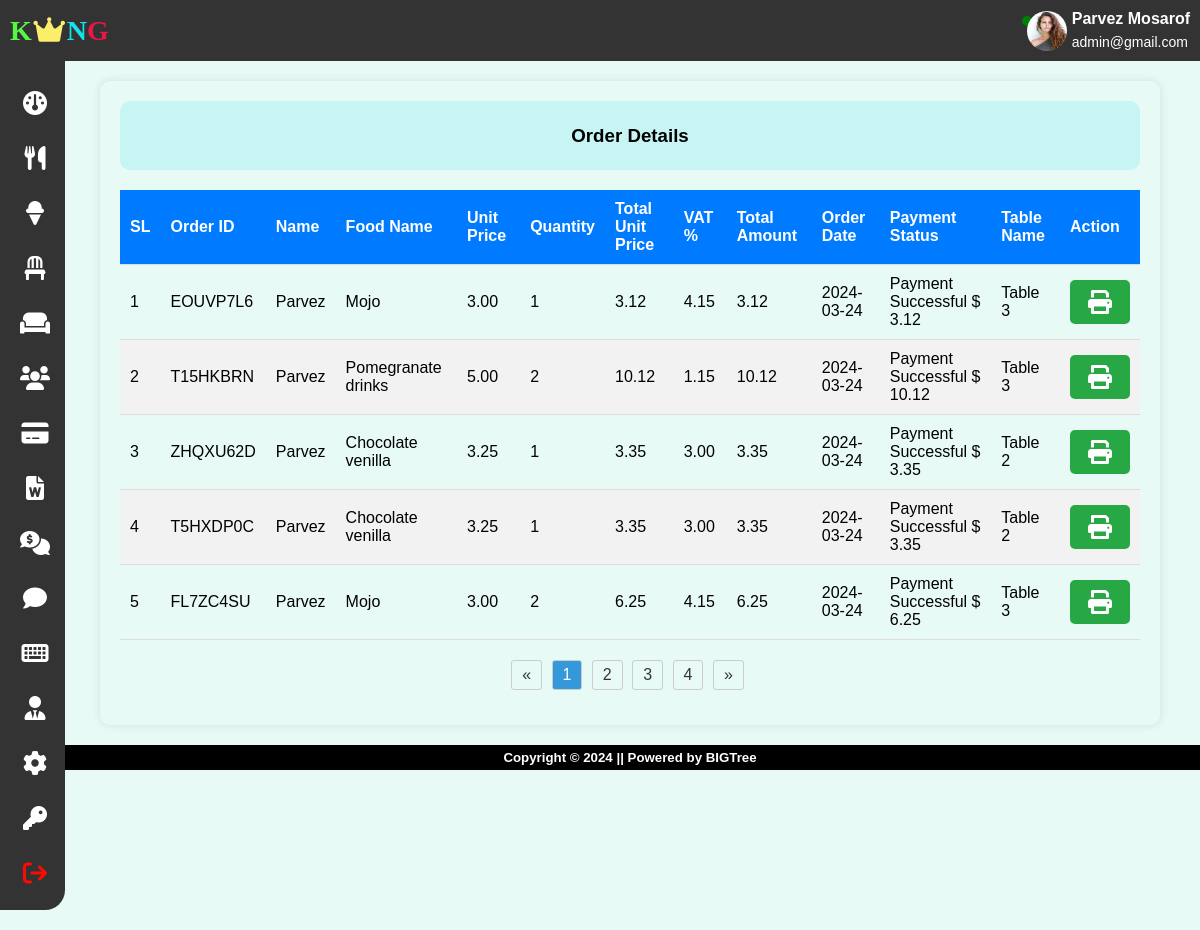
The app's page /rstms/admin/order.php (signed in) with its own data.
### tables this page shows
CREATE TABLE `tbl_payment` (
  `p_id` int(11) NOT NULL,
  `order_id` varchar(100) NOT NULL,
  `f_title` varchar(100) NOT NULL,
  `f_disctprice` decimal(10,2) NOT NULL,
  `total_amount` decimal(10,2) NOT NULL,
  `o_quantity` varchar(255) NOT NULL,
  `f_vat` decimal(10,2) NOT NULL,
  `amount` decimal(10,2) NOT NULL,
  `o_date` date NOT NULL,
  `payment_status` varchar(100) DEFAULT NULL,
  `u_id` int(11) NOT NULL,
  `u_name` varchar(255) NOT NULL,
  `ta_id` int(11) NOT NULL,
  `t_name` varchar(100) NOT NULL
);

### rstms/admin/order.php (the view, shortened to what this page needs)
<?php
    include('includes/header.php');
    include('includes/sidebar.php');
?>
<div class="container">
    <div class="header">
        <h3>Order Details</h3>
    </div>
    <div class="table">
        <table class="stable">
            <thead>
                <tr>
                    <th>SL</th>
                    <th>Order ID</th>
                    <th>Name</th>
                    <th>Food Name</th>
                    <th>Unit Price</th>
                    <th>Quantity</th>
                    <th>Total Unit Price</th>
                    <th>VAT &#37;</th>
                    <th>Total Amount</th>
                    <th>Order Date</th>
                    <th>Payment Status</th>
                    <th>Table Name</th>
                    <th>Action</th>
                </tr>
            </thead>
            <tbody>
                <?php
                $rowsPerPage = 5;
                if (isset($_GET['page']) && is_numeric($_GET['page'])) {
                    $currentPage = $_GET['page'];
                }
                else{
                    $currentPage = 1;
                }
                $offset = ($currentPage - 1) * $rowsPerPage;
                $sql_o = $conn->prepare("SELECT * FROM tbl_payment ORDER BY p_id DESC LIMIT $rowsPerPage OFFSET $offset");
                $sql_o -> execute();
                $result_o = $sql_o->get_result();
                if ($result_o && $result_o->num_rows>0) {
                    $starting_sl = ($currentPage - 1) * $rowsPerPage + 1;
                    while ($row = $result_o->fetch_assoc()) {
                        echo "<tr>";
                        echo "<td>{$starting_sl}</td>";
                        echo "<td>".$row['order_id']."</td>";
                        echo "<td>".$row['u_name']."</td>";
                        echo "<td>".$row['f_title']."</td>";
                        echo "<td>".$row['f_disctprice']."</td>";
                        echo "<td>".$row['o_quantity']."</td>";
                        echo "<td>".$row['total_amount']."</td>";
                        echo "<td>".$row['f_vat']."</td>";
                        echo "<td>".$row['amount']."</td>";
                        echo "<td>".$row['o_date']."</td>";
                        echo "<td>";
                        if (empty($row['payment_status']) || is_null($row['payment_status'])) {
                            echo "<span style='color:red;'>Customer Does not Payment Yet!</span>";
                        }
                        else{
                            echo $row['payment_status'];
                        }
                        echo "</td>";
                        echo "<td>".$row['t_name']."</td>";
                        echo '<td>
                                <form action="pdf_print.php" method="POST" target="_blank">
                                    <input type="hidden" name="order_id" value="' . $row["order_id"] . '">
                                    <button type="submit" name="pdf_btn"><i class="fa-solid fa-print"></i></button>
                                </form>
                              </td>';
                        echo "</tr>";
                        $starting_sl++;
                    }
                }
                $sqlCount = $conn->prepare("SELECT COUNT(*) AS total FROM tbl_payment");
                $sqlCount -> execute();
                $resultCount = $sqlCount->get_result();
                $rowCount = $resultCount->fetch_assoc()['total'];
                $totalPages = ceil($rowCount/$rowsPerPage);
                ?>
            </tbody>
        </table>
        <div class="pagination" style="margin-bottom: 15px;">
            <?php if ($totalPages > 1): ?>
                <ul>
                    <li><a href="?page=1">&laquo;</a></li>
                    <?php for ($page = 1; $page <= $totalPages; $page++): ?>
                        <li <?php if ($page == $currentPage) echo "class='active'"; ?>>
                            <a href="?page=<?php echo $page; ?>"><?php echo $page; ?></a>
                        </li>
                    <?php endfor; ?>
                    <li><a href="?page=<?php echo $totalPages; ?>">&raquo;</a></li>
                </ul>
            <?php endif; ?>
        </div>
    </div>
</div>
<?php
    include('includes/footer.php');
?>

### rstms/admin/includes/sidebar.php
<nav class="navbar">
	<div class="row">
		<div class="logo">
			<a href="dashboard.php"><span style="color: #57f745; font-family: Matura MT Script Capitals;">K</span><i class="fa-solid fa-crown"></i><span style="color: #15e2ed;font-family: Algerian;">N</span><span style="color: #ed1548;font-family: Lucida Sans;">G</span></a>
		</div>
		<div class="admin-prof"style="display: flex;align-items:center;">
			<?php
			$row = null;
			if (isset($_SESSION['admin_email'])) {
				$a_email = $_SESSION['admin_email'];
				$sql_admin = $conn->prepare("SELECT a_name, a_email, a_img, s_admin FROM admin WHERE a_email = ?");
				$sql_admin -> bind_param("s", $a_email);
				$sql_admin -> execute();
				$result_admin = $sql_admin->get_result();
				if ($result_admin && $result_admin->num_rows>0) {
					$row = $result_admin->fetch_assoc()
			?>
					<div class="active-indicator"></div>
					<img src="<?php echo $row['a_img']; ?>" alt="admin profile">
					<div class="detils">
						<span class="admin-name"><?php echo $row['a_name']; ?></span><br>
		                <span class="admin-email"><?php echo $row['a_email']; ?></span>
					</div>
			<?php
				}
			}
			?>
		</div>
	</div>
</nav>
		<div class="side-bar">
			<div class="category">
				<div class="bar">
					<a href="dashboard.php"><i class="fa-solid fa-gauge"></i></a>
				</div>
				<div class="bar">
					<a href="category.php"><i class="fa-solid fa-utensils"></i> </a>
				</div>
				<div class="bar">
					<a href="foodmenu.php"><i class="fa-solid fa-ice-cream"></i> </a>
				</div>
				<div class="bar">
					<a href="table.php"><i class="fa-solid fa-chair"></i> </a>
				</div>
				<div class="bar">
					<a href="bookedtable.php"><i class="fa-solid fa-couch"></i></a>
				</div>
				<div class="bar">
					<a href="userdetails.php"><i class="fa-solid fa-users"></i> </a>
				</div>
				<div class="bar">
					<a href="payment-status.php"><i class="fa-solid fa-credit-card"></i> </a>
				</div>
				<div class="bar">
					<a href="sales-report.php"><i class="fa-solid fa-file-word"></i> </a>
				</div>
				<div class="bar">
					<a href="contactus-details.php"><i class="fa-solid fa-comments-dollar"></i></a>
				</div>
				<div class="bar">
					<a href="user-feedback.php"><i class="fa-solid fa-comment"></i></a>
				</div>
				<div class="bar">
					<a href="account.php"><i class="fa-solid fa-keyboard"></i></a>
				</div>
				<?php
				if (!is_null($row)) {
					if ($row['s_admin'] == 'Yes') {
						echo '<div class="bar">
							<a href="admin-info.php"><i class="fa-solid fa-user-tie"></i></a>
						</div>';
					}
				}
				?>
				<div class="bar">
					<a href="admin-profile.php"><i class="fa-solid fa-gear"></i></a>
				</div>
				<div class="bar">
					<a href="changepass.php"><i class="fa-solid fa-key"></i>  </a>
				</div>
				<div class="bar">
					<a href="includes/logout.php"><i class="fa-solid fa-arrow-right-from-bracket"></i> </a>
				</div>
			</div>
		</div>

### rstms/assets/css/admin.css (style rules this page uses)
body { font-family: 'Arial', sans-serif; margin: 0; padding: 0; background-color: #f4f4f4; }
.navbar { background-color: #333; color: #fff; padding: 10px; }
.navbar .row { display: flex; align-items: center; justify-content: space-between; }
.logo a { margin: 0; font-size: 28px; font-family: Arial; font-weight: bolder; color: #fff; text-decoration: none; }
.admin-prof { display: flex; align-items: center; }
.admin-prof img { width: 40px; height: 40px; border-radius: 50%; margin-right: 5px; }
.admin-name { display: inline-block; font-weight: bold; margin-bottom: 5px; }
.admin-email { display: inline-block; font-size: 14px; }
.side-bar { background-color: #333; height: auto; width: 65px; margin-bottom: 20px; border-radius: 0 0 20px 0; float: left; }
.bar { margin-left: 20px; padding-top: 20px; }
.bar a { display: inline-block; text-decoration: none; color: #fff; cursor: pointer; padding-top: 10px; }
.fa-gauge, .fa-utensils, .fa-ice-cream, .fa-chair, .fa-book-atlas, .fa-key, .fa-users, .fa-gear, .fa-couch, .fa-comments-dollar, .fa-comment, .fa-credit-card, .fa-file-word, .fa-user-tie, .fa-keyboard { font-size: 24px; }
.fa-arrow-right-from-bracket { color: #fc0b03; font-size: 24px; padding-bottom: 25px; }
.fa-crown { color: #faee6b; }

### rstms/assets/css/dashboard.css (style rules this page uses)
.header { padding: 10px; text-align: center; }

### rstms/admin/includes/header.php (style rules this page uses)
.active-indicator { width: 10px; height: 10px; background-color: green; border-radius: 50%; margin-right: -5px; margin-top: -20px; animation: pulse 0.5s infinite alternate; }

### rstms/admin/order.php (style rules this page uses)
body { font-family: Arial, sans-serif; background-color: #e8faf5; margin: 0; padding: 0; }
.container { max-width: 85%; margin: 20px auto; padding: 20px; border-radius: 10px; box-shadow: 0 0 10px rgba(0, 0, 0, 0.1); margin-left: 100px; }
.header { text-align: center; margin-bottom: 20px; background-color: #c6f5f4; padding: 5px; border-radius: 10px; }
.table { overflow-x: auto; }
.stable { width: 100%; border-collapse: collapse; }
.stable th, .stable td { padding: 10px; text-align: left; border-bottom: 1px solid #ddd; }
.stable th { background-color: #007bff; color: #fff; }
.stable tbody tr:nth-child(even) { background-color: #f2f2f2; }
.stable td button { padding: 10px 15px; border-radius: 5px; background-color: #28a745; color: #fff; border: none; cursor: pointer; }
.fa-print { font-size: 24px; }
.pagination { margin-top: 20px; text-align: center; }
.pagination ul { list-style: none; padding: 0; margin: 0; }
.pagination ul li { display: inline-block; margin-right: 5px; }
.pagination ul li a { display: block; padding: 5px 10px; text-decoration: none; border: 1px solid #ccc; border-radius: 3px; color: #333; }
.pagination ul li.active a { background-color: #3498db; color: #fff; }

### records on screen
tbl_payment: order "EOUVP7L6", u_name "Parvez", f_title "Mojo", f_disctprice "3.00", o_quantity "1", total_amount "3.12", f_vat "4.15", amount "3.12", o_date "2024-03-24", payment_status "Payment Successful $ 3.12", t_name "Table 3"
tbl_payment: order "T15HKBRN", u_name "Parvez", f_title "Pomegranate drinks", f_disctprice "5.00", o_quantity "2", total_amount "10.12", f_vat "1.15", amount "10.12", o_date "2024-03-24", payment_status "Payment Successful $ 10.12", t_name "Table 3"
tbl_payment: order "ZHQXU62D", u_name "Parvez", f_title "Chocolate venilla", f_disctprice "3.25", o_quantity "1", total_amount "3.35", f_vat "3.00", amount "3.35", o_date "2024-03-24", payment_status "Payment Successful $ 3.35", t_name "Table 2"
tbl_payment: order "T5HXDP0C", u_name "Parvez", f_title "Chocolate venilla", f_disctprice "3.25", o_quantity "1", total_amount "3.35", f_vat "3.00", amount "3.35", o_date "2024-03-24", payment_status "Payment Successful $ 3.35", t_name "Table 2"
tbl_payment: order "FL7ZC4SU", u_name "Parvez", f_title "Mojo", f_disctprice "3.00", o_quantity "2", total_amount "6.25", f_vat "4.15", amount "6.25", o_date "2024-03-24", payment_status "Payment Successful $ 6.25", t_name "Table 3"

### other values on screen
$row['a_name'] "Parvez Mosarof"
$row['a_email'] "admin@gmail.com"
